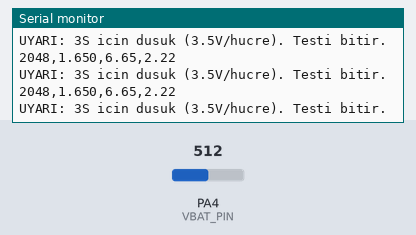
Bench run of a sketch on a simulated STM32 Blue Pill. Parts: the last lines printed to the serial monitor. The test bench sets the inputs (shaded band); at power-on: PA4 (VBAT_PIN) = 512 (analog values on the 0–1023 scale).

Above: at 3.0 s.
3.1 s: PA4 (VBAT_PIN) set to 791
At 3.7 s:
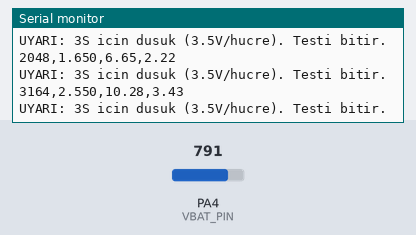
4.6 s: PA4 (VBAT_PIN) set to 825
At 5.2 s:
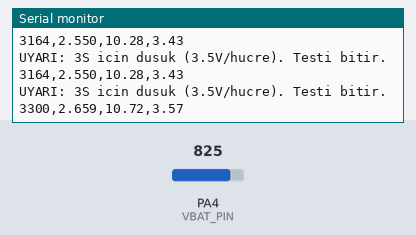
Timing chart, 0 to 7.6 s (numbered marks = the images above; inputs shaded):
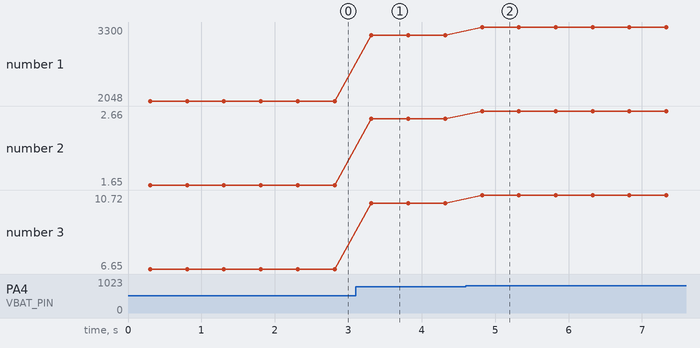

The sketch:

06_vbat.ino
```cpp
// AUV tezgah testi 06 - batarya gerilim bolucu
// DIKKAT: Bu test LiPo ile yapilir. Once SIGORTA takili olsun.
// Bolucu: Vbat --[10k]--+--[3.3k]-- GND ,  orta nokta -> PA4
//         PA4 - GND arasina 100 nF
// Olcek: 3S dolu 12.6 V -> 12.6 * 3.3/13.3 = 3.13 V  (3.3 V altinda, guvenli)
//        4S KULLANMA: 16.8 V -> 4.17 V, pini yakar.
// SIRA:
//   1) Bolucuyu kur, PA4'e HENUZ BAGLAMA.
//   2) LiPo'yu XT60 + sigortadan besle, orta noktayi multimetre ile olc.
//   3) Olculen deger 3.2 V'un altindaysa PA4'e bagla.
// Basari: seri porttaki volt, multimetre ile +/-0.1 V uyusur.
//         Uymuyorsa CAL_GAIN degerini duzelt.

// Serial = USART1 (PA9 TX / PA10 RX)
const int VBAT_PIN = PA4;
const float DIV = (10000.0 + 3300.0) / 3300.0;  // = 4.0303
float CAL_GAIN = 1.000;                         // multimetreye gore ince ayar

void setup() {
  Serial.begin(115200);
  delay(300);
  analogReadResolution(12);
  pinMode(VBAT_PIN, INPUT_ANALOG);
  Serial.println();
  Serial.println("AUV bench 06: raw,pin_V,vbat_V,hucre_V");
}

void loop() {
  uint32_t acc = 0;
  for (int i = 0; i < 16; i++) acc += analogRead(VBAT_PIN);
  float raw = acc / 16.0;
  float pinV = raw * 3.3 / 4095.0;
  float vbat = pinV * DIV * CAL_GAIN;

  Serial.print(raw, 0);      Serial.print(",");
  Serial.print(pinV, 3);     Serial.print(",");
  Serial.print(vbat, 2);     Serial.print(",");
  Serial.println(vbat / 3.0, 2);  // 3S: hucre basina

  if (vbat < 10.5) Serial.println("UYARI: 3S icin dusuk (3.5V/hucre). Testi bitir.");
  delay(500);
}
```

Measured:
- the behaviour switches between 808 and 809 on PA4 (VBAT_PIN) (found by bisection; images 1 and 2)
- after the input at 3.1 s, the serial monitor: prints a new line after 0.22 s (image 1)
- after the input at 4.6 s, the serial monitor: prints a new line after 0.22 s (image 2)
- plotted number 1: 2048 → 3164 after the input at 3.1 s, 3164 → 3300 after the input at 4.6 s
- plotted number 2: 1.65 → 2.55 after the input at 3.1 s, 2.55 → 2.66 after the input at 4.6 s
- plotted number 3: 6.65 → 10.28 after the input at 3.1 s, 10.28 → 10.72 after the input at 4.6 s
